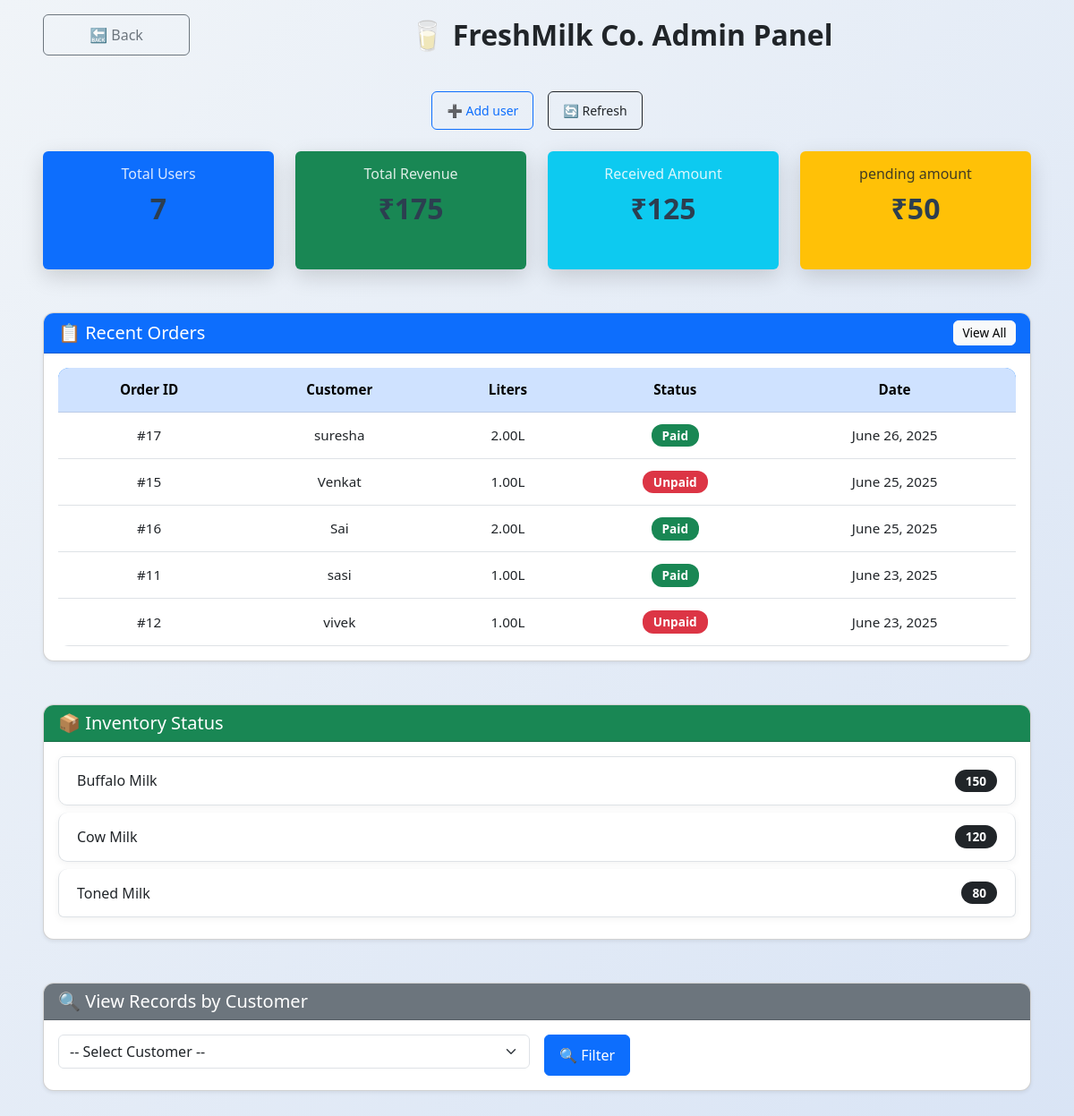
/dashboard/, run on the app's committed database.
### milkmain/models.py (models this page shows, shortened)
class DailyRecord(models.Model):
    STATUS_CHOICES = [
        ('paid', 'Paid'),
        ('pending', 'Pending'),
        ('unpaid', 'Unpaid')
    ]
    user = models.ForeignKey(MilkUser, on_delete=models.CASCADE, related_name='records')
    date = models.DateField()
    milk_quantity = models.DecimalField(max_digits=5, decimal_places=2)
    amount = models.DecimalField(max_digits=8, decimal_places=2)
    status = models.CharField(max_length=10, choices=STATUS_CHOICES)

class MilkUser(models.Model):
    SHIFT_CHOICES = (
        ('morning', 'Morning'),
        ('evening', 'Evening'),
    )
    STATUS_CHOICES = (
        ('active', 'Active'),
        ('inactive', 'Inactive'),
    )
    name = models.CharField(max_length=100)
    mobile = models.CharField(max_length=15)
    address = models.TextField()
    quality = models.CharField(max_length=50)
    rate = models.DecimalField(max_digits=6, decimal_places=2)
    total_amount = models.DecimalField(max_digits=8, decimal_places=2)
    shift = models.CharField(max_length=10, choices=SHIFT_CHOICES)
    status = models.CharField(max_length=10, choices=STATUS_CHOICES, default='active')  # <-- added

### milkmain/views.py (the view)
# urls.py: path('dashboard/', views.dashboard_view, name='dashboard'),
def dashboard_view(request):
    total_users = MilkUser.objects.count()
    active_customers = MilkUser.objects.filter(shift__in=['morning', 'evening']).count()
    total_revenue = DailyRecord.objects.aggregate(Sum('amount'))['amount__sum'] or 0
    received_amount = DailyRecord.objects.filter(status='paid').aggregate(Sum('amount'))['amount__sum'] or 0
    pending_amount = total_revenue - received_amount  # ✅ Safe to compute now
    inactive_customers = MilkUser.objects.filter(Q(shift__isnull=True) | Q(shift='')).count()
    recent_orders = DailyRecord.objects.select_related('user').order_by('-date')[:5]
    all_users = MilkUser.objects.all()
    selected_user_id = request.GET.get('user_id')
    selected_user_records = []
    if selected_user_id:
        selected_user_records = DailyRecord.objects.filter(user_id=selected_user_id).order_by('-date')
    context = {
        'total_orders': total_users,
        'total_revenue': total_revenue,
        'received_amount': received_amount,
        'pending_amount': pending_amount,
        'active_customers': active_customers,
        'inactive_customers': inactive_customers,  # ✅ Add to template
        'recent_orders': recent_orders,
        'inventory': {
            'Buffalo Milk': 150,
            'Cow Milk': 120,
            'Toned Milk': 80,
        },
        'all_users': all_users,
        'selected_user_records': selected_user_records,
        'selected_user_id': selected_user_id,
    }
    return render(request, 'dashboard.html', context)

### templates/dashboard.html (shortened to what this page needs)
{% load static %}
<!DOCTYPE html>
<html lang="en">
<head>
  <link href="https://cdn.jsdelivr.net/npm/bootstrap@5.3.0/dist/css/bootstrap.min.css" rel="stylesheet">
  <link rel="stylesheet" href="{% static 'dashboard.css' %}">
</head>
<body>
<div class="container-fluid py-3 px-3 px-md-5">
  <div class="row align-items-center">
    <div class="col-4 col-md-2">
      <a href="{% url 'index' %}" class="btn btn-outline-secondary w-100">🔙 Back</a>
    </div>
    <div class="col-8 col-md-8 text-center mx-auto">
      <h2 class="fw-bold m-0">🥛 FreshMilk Co. Admin Panel</h2>
    </div>
  </div>
</div>
<div class="container-fluid py-4 px-3 px-md-5 dashboard-container">
  <div class="d-flex flex-row justify-content-center gap-3 mb-4">
    <a href="{% url 'adduser' %}" class="btn btn-outline-primary btn-sm w-auto">➕ Add user</a>
    <button onclick="location.reload()" class="btn btn-outline-dark btn-sm w-auto">🔄 Refresh</button>
  </div>
  <div class="row g-4 mb-5">
    <div class="col-6 col-md-3">
      <div class="glass-card bg-primary text-white text-center p-3 rounded">
        <h6>Total Users</h6>
        <h2>{{ total_orders }}</h2>
      </div>
    </div>
    <div class="col-6 col-md-3">
      <div class="glass-card bg-success text-white text-center p-3 rounded">
        <h6>Total Revenue</h6>
        <h2>₹{{ total_revenue }}</h2>
      </div>
    </div>
    <div class="col-6 col-md-3">
      <div class="glass-card bg-info text-white text-center p-3 rounded">
        <h6>Received Amount</h6>
        <h2>₹{{ received_amount }}</h2>
      </div>
    </div>
    <div class="col-6 col-md-3">
      <div class="glass-card bg-warning text-dark text-center p-3 rounded">
        <h6>pending amount</h6>
        <h2>₹{{ pending_amount }}</h2>
      </div>
    </div>
  </div>
  <div class="card mb-5 shadow-sm">
    <div class="card-header bg-primary text-white d-flex justify-content-between align-items-center">
      <h5 class="mb-0">📋 Recent Orders</h5>
      <a href="{% url 'all_orders' %}" class="btn btn-light btn-sm px-2 py-1 btn-viewall-sm">View All</a>
    </div>
    <div class="card-body table-responsive">
      <table class="table table-hover text-center">
        <thead class="table-primary">
          <tr>
            <th>Order ID</th>
            <th>Customer</th>
            <th>Liters</th>
            <th>Status</th>
            <th>Date</th>
          </tr>
        </thead>
        <tbody>
          {% for order in recent_orders %}
          <tr>
            <td>#{{ order.id }}</td>
            <td>{{ order.user.name }}</td>
            <td>{{ order.milk_quantity }}L</td>
            <td>
              {% if order.status == "paid" %}
              <span class="badge bg-success">Paid</span>
              {% elif order.status == "pending" %}
              <span class="badge bg-warning text-dark">Pending</span>
              {% else %}
              <span class="badge bg-danger">Unpaid</span>
              {% endif %}
            </td>
            <td>{{ order.date }}</td>
          </tr>
          {% empty %}
          <tr>
            <td colspan="5" class="text-muted">No recent orders available.</td>
          </tr>
          {% endfor %}
        </tbody>
      </table>
    </div>
  </div>
  <div class="card shadow-sm mb-5">
    <div class="card-header bg-success text-white">
      <h5 class="mb-0">📦 Inventory Status</h5>
    </div>
    <div class="card-body">
      <ul class="list-group">
        {% for item, qty in inventory.items %}
        <li class="list-group-item d-flex justify-content-between align-items-center">
          {{ item }}
          <span class="badge bg-dark rounded-pill">{{ qty }}</span>
        </li>
        {% empty %}
        <li class="list-group-item text-muted">No inventory data available.</li>
        {% endfor %}
      </ul>
    </div>
  </div>
  <div class="card shadow-sm mb-4">
    <div class="card-header bg-secondary text-white">
      <h5 class="mb-0">🔍 View Records by Customer</h5>
    </div>
    <div class="card-body">
      <form method="GET" class="row g-3">
        <div class="col-md-6">
          <select name="user_id" class="form-select" onchange="this.form.submit()">
            <option value="">-- Select Customer --</option>
          </select>
        </div>
        <div class="col-md-6">
          <button class="btn btn-primary" type="submit">🔍 Filter</button>
        </div>
      </form>
    </div>
  </div>
</div>
</body>
</html>

### static/dashboard.css (style rules this page uses)
body { background: linear-gradient(135deg, #f0f4f8, #d9e4f5); font-family: 'Segoe UI', Tahoma, Geneva, Verdana, sans-serif; margin: 0; padding: 0; }
.dashboard-container { max-width: 1200px; margin: auto; padding: 20px; }
.dashboard-container h2 { font-size: 2.5rem; color: #2c3e50; margin-bottom: 2rem; }
.dashboard-container .btn { font-weight: 500; padding: 10px 16px; border-radius: 6px; transition: background 0.3s ease; }
.glass-card { background: rgba(0, 0, 0, 0.4); color: #fff; border-radius: 15px; padding: 1.5rem; box-shadow: 0 8px 24px rgba(0, 0, 0, 0.15); backdrop-filter: blur(10px); transition: transform 0.3s ease, box-shadow 0.3s ease; }
.glass-card h6 { font-size: 1rem; opacity: 0.85; margin-bottom: 10px; }
.glass-card h2 { font-size: 2rem; font-weight: 700; }
.table { font-size: 0.95rem; background-color: #fff; margin: 0; border-radius: 12px; overflow: hidden; }
.table th, .table td { text-align: center; vertical-align: middle; padding: 0.8rem; }
.table thead { background-color: #007bff; color: #fff; }
.badge { font-size: 0.85rem; padding: 6px 12px; border-radius: 12px; }
.list-group-item { font-size: 1rem; font-weight: 500; padding: 14px 20px; background: #ffffff; border-radius: 10px; margin-bottom: 8px; box-shadow: 0 2px 8px rgba(0, 0, 0, 0.05); }
.card { border-radius: 12px; overflow: hidden; }
.card-header { font-weight: 600; }

### templates/dashboard.html (style rules this page uses)
body { background: linear-gradient(135deg, #f0f4f8, #d9e4f5); font-family: 'Segoe UI', Tahoma, Geneva, Verdana, sans-serif; margin: 0; padding: 0; }
.dashboard-container { max-width: 1200px; margin: auto; padding: 20px; }
.dashboard-container h2 { font-size: 2.5rem; color: #2c3e50; margin-bottom: 2rem; }
.btn { font-weight: 500; padding: 10px 16px; border-radius: 6px; transition: background 0.3s ease; }
.glass-card { background: rgba(0, 0, 0, 0.4); color: #fff; border-radius: 15px; padding: 1.5rem; box-shadow: 0 8px 24px rgba(0, 0, 0, 0.15); backdrop-filter: blur(10px); transition: transform 0.3s ease, box-shadow 0.3s ease; }
.glass-card h6 { font-size: 1rem; opacity: 0.85; margin-bottom: 10px; }
.glass-card h2 { font-size: 2rem; font-weight: 700; }
.table { font-size: 0.95rem; background-color: #fff; border-radius: 12px; overflow: hidden; }
.table th, .table td { text-align: center; vertical-align: middle; padding: 0.8rem; }
.table thead { background-color: #007bff; color: #fff; }
.badge { font-size: 0.85rem; padding: 6px 12px; border-radius: 12px; }
.list-group-item { font-size: 1rem; font-weight: 500; padding: 14px 20px; background: #ffffff; border-radius: 10px; margin-bottom: 8px; box-shadow: 0 2px 8px rgba(0, 0, 0, 0.05); }
.card { border-radius: 12px; overflow: hidden; }
.card-header { font-weight: 600; }
.btn-viewall-sm { font-size: 0.85rem; padding: 0.2rem 0.6rem !important; }

### data on the page
DailyRecord: id "17", user.name "suresha", milk_quantity "2.00", status "Paid", date "June 26, 2025"
DailyRecord: id "15", user.name "Venkat", milk_quantity "1.00", status "Unpaid", date "June 25, 2025"
DailyRecord: id "16", user.name "Sai", milk_quantity "2.00", status "Paid", date "June 25, 2025"
DailyRecord: id "11", user.name "sasi", milk_quantity "1.00", status "Paid", date "June 23, 2025"
DailyRecord: id "12", user.name "vivek", milk_quantity "1.00", status "Unpaid", date "June 23, 2025"

### other printed values
{{ total_orders }} "7"
{{ total_revenue }} "175"
{{ received_amount }} "125"
{{ pending_amount }} "50"
{{ item }} "Buffalo Milk" "Cow Milk" "Toned Milk"
{{ qty }} "150" "120" "80"
